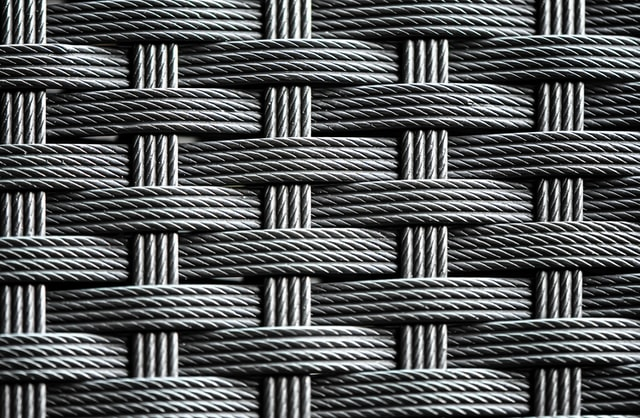
#> input picture PycharmProjects/geodesic/alexas_fotos--mFVHEzRvsQ-unsplash_weave.jpg, 640 x 418 px
$ python Bridson_Test2.py
#> lines starting #> are read from the running program, lines starting #| are printed output that depends on the picture
### PycharmProjects/geodesic/Bridson_Common.py
from numba import jit_module
import math
from PIL import Image, ImageFont, ImageDraw, ImageFilter
import numpy as np
import numpy.linalg as la # https://codereview.stackexchange.com/questions/41024/faster-computation-of-barycentric-coordinates-for-many-points
import Bridson_CreateMask
import matplotlib.pyplot as plt
import inspect
import os
from scipy.ndimage.morphology import distance_transform_cdt
import pandas as pd
from scipy.spatial import distance
import sys
# from skimage import io
import skimage
import pickle
import cv2 as cv
import io
import cProfile, pstats, io
from pstats import SortKey
from skimage import io, color
from colormath.color_objects import LabColor
from colormath.color_diff import delta_e_cie1976

# Increase width of console printing: https://stackoverflow.com/questions/25628496/getting-wider-output-in-pycharms-built-in-console
desired_width = 320
pd.set_option('display.width', 400)
pd.set_option('display.max_columns', 10)
np.set_printoptions(linewidth=desired_width)

seedValue = 11

SLIC0=True
compactnessSLIC=1
timeoutPeriod = 5
SLICIterations=200
SLICGrey = False

#####################################
productionMode = True
displayGrid = False
bulkGeneration = True
smallBatch=True
diagnosticDisplay=False # Enable/Disable pairing diagnostics
diagnosticDisplayCount=20
diagnosticMerge=False

coreCount = 3
blockCount = coreCount
# blockCount = coreCount
if os.path.exists("./output") == True:
	if os.path.isdir("./output") == False:
		exit(-1)
else:
	os.mkdir("./output")

if smallBatch == False:
	if bulkGeneration:
		sys.stdout = open("./output/detailLogs.txt", "a")

#####################################

debug=False

if bulkGeneration == True:
	displayMesh = False
else:
	displayMesh = True

displayMesh = False

generatePREImage=False
overlapEdges = True
defaultEdgePercentage = 5
minEdgeLineLength = 5
growEdgeLines = False
edgeLineWidthPercentile = 60

lineDensitySegmentLength = 1 # Desired number of pixels between points in the etch lines.

wiggleScale = 10 # Maximum number of pixels to wiggle line when calculating aberrations.
smallBlur = 3
largeBlur = 17
cielab = False

growEdgeLineCountIterations = 100
growLinesCountIterations = 100 # Number of iterations to grow the lines.  Growing only includes existing lines.
extendLineCountIterations = 100 # Number of iterations to extend the lines.  Extending lines adds new segments.

scalingFactor=3 # Scale factor.  Needs to be an integer.  Will increase the saved image dpi by this factor.
lineWidthProportionalToRegion = True
lineWidthScale = 0.05
lineWidthType = 'A'  # Valid options are 'A', 'B', and 'C'

erosionCount = 10 # This is the number of edge points of a line to erode.  If the value is 0, start at the middle of each line.
aggressiveScale = 3 # Number of times to apply erosionCount for aggressive erosion.
minLineLength = 4
randomLineSeed = False

contourMinBBSizeScale = 0.1 # The minimum size of bounding box to retain.  If the bounding box of contour is smaller, remove the contour.  This a percentage of the original image's dimensions.

diagnostic=False # Generally avoid dispalying meshes.  Only count the number of successful trifinder generations.
highlightEdgeTriangle=False # Highlight the edge triangle that contains the exterior point of the vertical lines.
drawSLICRegions = False

EqualizeHistogram=False
Median=True

sortExteriorPoints=True
lineSkip = 1
lineCullingDistanceFactor = 2
allowBlankRegion=False # Allow the region to be blank.  Otherwise, regions can have one single line even if the intensity is high.
cullingBlankThreshold=225 # If the region has intensity greater than this value, then make the region blank.
if productionMode:
	highlightEndpoints=False
else:
	highlightEndpoints=True

lineHygeine = True
drawTaperedLines = True
higlightTapered = False
lineCullAlgorithm='generous'  # Valid values: 'log', 'exp', 'none', 'segmented', 'generous'

closestPointPair=False
middleAverageOnly=False
if middleAverageOnly == True:
	divisor = 1.0
else:
	divisor = 3.0

print("Divisor:", divisor)

normalizeUV = True
invert = False

colourCodeMesh = True
colourCount = 20

linesOnFlat = True
verticalLines = True
lineAngle = 90
angleMaxDiff = 30
coherencyThreshold = 0.1
colourDiffThreshold = 0.5
stableCoherencyPercentile = 95 # Regions percentile with a coherency above this value are considered stable.
diffAttractPercentile = 85 # Regions with differences below this percentile will attract.
diffRepelPercentile = 85 # Regions with differences above this percentile will repel.
attractionBin = 3
repelBin = 3
stableBin = -4
stableAttractSet=False  # If true, during the attract, stable regions will simply set adjacent regions equal to the desired angle.  Otherwise, it will take the average.
binSize=10
angleAdjustIterations=1000
attractFudge=1.1 # Fudge factor to use when comparing region intensities.

semanticSegmentation='none' # Valid values: 'deeplabv3', 'mask_rcnn', 'both', 'none'
semanticSegmentationRatio=0.5 # This is the weighting of the semantic segmentation.
semanticInvertMaskrcnn=True
intensityMapUserMergeCNN=True # When generating the regionIntensityMap, utilize the CNN merged image when set to True.  Otherwise, use the original image.


barycentricVertexCorrection = True

# These are the rotation values.
if linesOnFlat:
	barycentricCorrectionValue = 2
else:
	barycentricCorrectionValue = 1

drawDots = False

density = 0.01
lineDotDensity = 0.01
lineRadiusFactor = 1

targetPercent = 0.15
targetRegionPixelCount = 800
segmentCount = 80
dradius = 1.5 # Important that dradius is greater than 1.0.  When the value is 1.0 or lower, BFF seems to have lots of issues with the mesh.
radiusDefault = 1.5
radiusDivisor = 30 # the number of radii for each region.
regionDynamicRadius = True
mergeDistance = 5 # radius to
mergePairFactor = 5.0 # Distance to consider for merging endpoints.

increaseContrast=True
contrastFactor=1.5 # Values above 1 increase contrast.  Values below 1 reduce contrast.
intensityMapType='median' # Valid values are 'average' and 'median'

# Image Generation
GreyscaleSLIC = True  # Generate the greyscale image of the regions.


generateChaincode = False

colourArray = ['r', 'b', 'm']
# colourArray = ['b', 'b', 'b']

mergeScale = 1  # How much to scale the contour lines before merging.
cropContours = True

test1obj = ""
test1_outobj = ""
test1_out_flatobj = ""
chaincodefile = ""
objPath = "../../boundary-first-flattening/build/"

truncateDigits = 5


# traversalMap = [ [-1,1], [0,1], [1,1],
#                  [-1, 0],  [1, 0],
#                  [-1, -1], [0, -1], [1, -1] ]


# [28 lines left out: function outputEnvironmentVariables, not called in this run]


def truncate(number, digits) -> float:
	stepper = 10.0 ** digits
	return (int(number * stepper)) / stepper

# [115 lines left out: functions scaleArray, determineLineSpacing, determineRadius, calculateDirection, determineAngle, not called in this run]


def generateTraversalMap(radius):
#> called with radius = 5
	traversalMap = []
	for i in range(-radius, radius+1):
		for j in range(-radius, radius+1):
			traversalMap.append( [i, j] )

	traversalMap.pop( traversalMap.index([0,0]) )
	return traversalMap

traversalMap = generateTraversalMap(mergeDistance)


# [77 lines left out: functions displayDistanceMask, rotateClockwise90, swapXY, euclidean_distance, findLongestSegmentLength, not called in this run]


jit_module(nopython=True)
#> (this line was passed over: numba is not available in this run)

# [26 lines left out: functions getGreyscaleImage, getBlurredImage, labDiff, not called in this run]

def getLabBlurredImage(filename, blurScale):
#> called with blurScale = 7
	img = cv.imread(filename)
#> img is the input picture: shape (418, 640, 3); mean B, G, R 90.1, 89.4, 87
	# blur = cv.boxFilter(img, -1, (blurScale, blurScale))
	blur = cv.GaussianBlur(img, (blurScale, blurScale), 0)
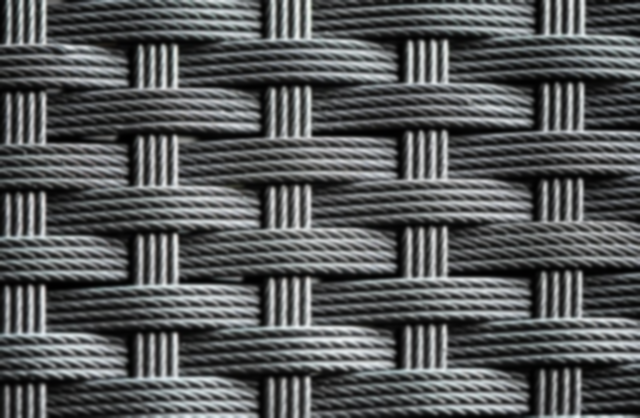
#> blur: shape (418, 640, 3); mean B, G, R 90.1, 89.4, 87
	# Convert RGB to CIELAB: https://stackoverflow.com/questions/13405956/convert-an-image-rgb-lab-with-python
	lab = color.rgb2lab(blur)
#> lab: shape (418, 640, 3) float64; mean of channels 0, 1, 2 36.8, -0.2, 1.4
	return lab


# [34 lines left out: functions turnOnProfiler, turnOffProfiler, findSegment, not called in this run]


# Conver numpy array to tuple.  Tuples can be used for map indeces while the numpy array cannot.
def convertToTuple(segment):
	# Convert numpy array to tuple: https://stackoverflow.com/questions/10016352/convert-numpy-array-to-tuple
	return tuple(map(tuple,segment))


def convertToList(segment):
	# Convert numpy array to tuple: https://stackoverflow.com/questions/10016352/convert-numpy-array-to-tuple
	return list(map(list,segment))


import scipy.ndimage as nd
import scipy as sp

# [56 lines left out: functions genImageEdges, laplaceOfGaussian, not called in this run]


# Thresholding the laplacian: https://opencv-python-tutroals.readthedocs.io/en/latest/py_tutorials/py_imgproc/py_thresholding/py_thresholding.html


# Gaussian laplace: https://docs.scipy.org/doc/scipy/reference/generated/scipy.ndimage.gaussian_laplace.html
from scipy import ndimage, misc
# [95 lines left out: functions genImageEdges3, cannyEdge, applyClosing, findEdgeContours, not called in this run]


lineDistanceCount = []

# [370 lines left out: functions resetLineDistanceCount, increaseLineDensity, findBoundingBox, sizeBoundingBox, findClosestIndex, distance_from_edge and 14 more, not called in this run]

def fileExists(filename):
	return os.path.exists(filename)

# Place this method outside of the jit_module so it is not compiled.
# [69 lines left out: functions saveImage, readImagefile, fig2array, genPickleFilename, not called in this run]

def save_object(obj, filename):
	with open(filename, 'wb') as output:  # Overwrites any existing file.
		pickle.dump(obj, output, protocol=pickle.HIGHEST_PROTOCOL)
		# marshal.dump(obj, output)
		# pickle.dump(obj, output)
	# output.close()

# [34 lines left out: functions load_object, logDebug, findMinMaxTriangleHeight, not called in this run]

# [2 lines that do not run on import are left out]

	# [11 lines of commented-out code are left out]

### PycharmProjects/geodesic/Bridson_Test2.py
import numpy as np
import matplotlib.pyplot as plt

if False:
	import Bridson_Common
	a = ((111.11111111111111, -88.88888888888889), (116.66666666666667, -83.33333333333333))
	b = ((136.7088607594937, -256.5822784810126), (141.7721518987342, -246.4556962025316))
	#a, b = ((136.7088607594937, -253.2911392405063), (141.7721518987342, -248.2278481012658)), ((146.8354430379747, -236.3291139240506), (151.8987341772152, -226.2025316455696))

	a = np.array( a )

	b = np.array( b )


	#[[146.8354430379747, -243.1645569620253], [151.8987341772152, -238.1012658227848]]


	line = ((0.0, -390.0), (5.063291139240507, -384.9367088607595), (10.126582278481013, -379.873417721519), (15.18987341772152, -374.8101265822785), (20.253164556962027, -369.746835443038), (25.31645569620253, -364.6835443037975), (30.37974683544304, -359.62025316455697), (35.44303797468355, -354.55696202531647), (40.50632911392405, -349.49367088607596), (45.56962025316456, -344.43037974683546), (50.63291139240506, -339.36708860759495), (55.696202531645575, -334.30379746835445), (60.75949367088608, -329.24050632911394), (65.82278481012659, -324.17721518987344), (70.8860759493671, -319.11392405063293), (75.9493670886076, -314.0506329113924), (81.0126582278481, -308.9873417721519), (86.07594936708861, -303.9240506329114), (91.13924050632912, -298.8607594936709), (96.20253164556962, -293.7974683544304), (101.26582278481013, -288.7341772151899), (106.32911392405065, -283.67088607594934), (111.39240506329115, -278.60759493670884), (116.45569620253166, -273.54430379746833), (121.51898734177216, -268.4810126582278), (126.58227848101266, -263.4177215189873), (131.64556962025318, -258.3544303797468), (136.7088607594937, -253.2911392405063), (141.7721518987342, -248.2278481012658), (146.8354430379747, -243.1645569620253), (151.8987341772152, -238.1012658227848), (156.9620253164557, -233.0379746835443), (162.0253164556962, -227.9746835443038), (167.08860759493672, -222.91139240506328), (172.15189873417722, -217.84810126582278), (177.21518987341773, -212.78481012658227), (182.27848101265823, -207.72151898734177), (187.34177215189874, -202.65822784810126), (192.40506329113924, -197.59493670886076), (197.46835443037975, -192.53164556962025), (202.53164556962025, -187.46835443037975), (207.59493670886079, -182.40506329113921), (212.6582278481013, -177.3417721518987), (217.7215189873418, -172.2784810126582), (222.7848101265823, -167.2151898734177), (227.8481012658228, -162.1518987341772), (232.9113924050633, -157.0886075949367), (237.97468354430382, -152.02531645569618), (243.03797468354432, -146.96202531645568), (248.10126582278482, -141.89873417721518), (253.16455696202533, -136.83544303797467), (258.22784810126586, -131.77215189873414), (263.29113924050637, -126.70886075949363), (268.3544303797469, -121.64556962025313), (273.4177215189874, -116.58227848101262), (278.4810126582279, -111.51898734177212), (283.5443037974684, -106.45569620253161), (288.6075949367089, -101.39240506329111), (293.6708860759494, -96.3291139240506), (298.7341772151899, -91.2658227848101), (303.7974683544304, -86.2025316455696), (308.8607594936709, -81.13924050632909), (313.9240506329114, -76.07594936708858), (318.9873417721519, -71.01265822784808), (324.0506329113924, -65.94936708860757), (329.11392405063293, -60.88607594936707), (334.17721518987344, -55.822784810126564), (339.24050632911394, -50.75949367088606), (344.30379746835445, -45.696202531645554), (349.36708860759495, -40.63291139240505), (354.43037974683546, -35.569620253164544), (359.49367088607596, -30.50632911392404), (364.55696202531647, -25.443037974683534), (369.62025316455697, -20.37974683544303), (374.6835443037975, -15.316455696202524), (379.746835443038, -10.25316455696202), (384.8101265822785, -5.189873417721515), (389.873417721519, -0.12658227848100978), (394.9367088607595, 4.936708860759495), (400.0, 10.0))

	# [ [146.8354430379747, -243.1645569620253], [151.8987341772152, -238.1012658227848], [156.9620253164557, -233.0379746835443]]

	maxLength = Bridson_Common.findLongestSegmentLength( a )
	print("maxLength:", maxLength)

	plt.plot( a[:,0], a[:,1], linewidth=2 , color='r')
	plt.plot( b[:,0], b[:,1], linewidth=2 , color='g')


	# This may be a method for finding sub-tuple in a list of tuples: https://www.geeksforgeeks.org/python-find-the-tuples-containing-the-given-element-from-a-list-of-tuples/
	# for index in range(len(line) -1):
	# 	if c[0] == line[index] and c[1] == line[index+1]:
	# 		print("Found c:", index)

	Bridson_Common.findSegment(Bridson_Common.convertToTuple(b), line)
	Bridson_Common.findSegment(Bridson_Common.convertToTuple(a), line)

	plt.show()


import numpy as np


if False:
	def perpendicular( a ) :
		b = np.empty_like(a)
		b[0] = -a[1]
		b[1] = a[0]
		return b

	def normalize(a):
		a = np.array(a)
		return a/np.linalg.norm(a)

	if __name__ == "__main__":
		# Option for rotating vector 90 degrees.

		a = (1,2)
		b = (-2, -4)
		print( np.dot(a, b) )


if False:
	import Bridson_Common
	filename = 'alexas_fotos--mFVHEzRvsQ-unsplash_weave.jpg'
	blurredArray = Bridson_Common.getBlurredImage(filename, 7)
	plt.imshow( blurredArray )
	plt.show()

if True:
	from colormath.color_objects import LabColor
	from colormath.color_diff import delta_e_cie1976

	import Bridson_Common
	filename = 'alexas_fotos--mFVHEzRvsQ-unsplash_weave.jpg'
	blurredArray = Bridson_Common.getLabBlurredImage(filename, 7)

	print(blurredArray)
#> (printed output is left out)
	color1 = blurredArray[100,100]
#> color1 = [6.61, -0.886, 1.08]
	color2 = blurredArray[50,50]
#> color2 = [29.98, 1.04, 1.05]
#> (the run stopped early here; a loop or call above may not have finished)

$ run again, with PycharmProjects/geodesic/Massager.jpg copied over PycharmProjects/geodesic/alexas_fotos--mFVHEzRvsQ-unsplash_weave.jpg
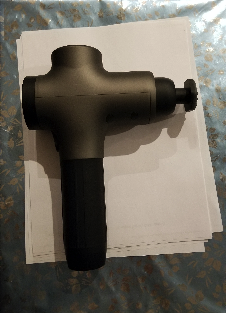
#> input picture PycharmProjects/geodesic/Massager.jpg, 226 x 313 px
#> in getLabBlurredImage, img is the input picture: shape (313, 226, 3); mean B, G, R 94.7, 105.2, 111.1
#> in getLabBlurredImage, `blur = cv.GaussianBlur(img, (blurScale, blurScale), 0)`:
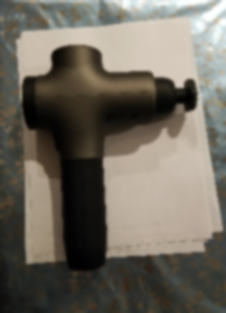
#> blur: shape (313, 226, 3); mean B, G, R 94.7, 105.2, 111.1
#> lab: shape (313, 226, 3) float64; mean of channels 0, 1, 2 42.3, -2.5, -4.5
#> (printed output is left out)
#> color1 = [16.68, -3.07, -7.69]
#> color2 = [74.76, -2.5, -8.31]
